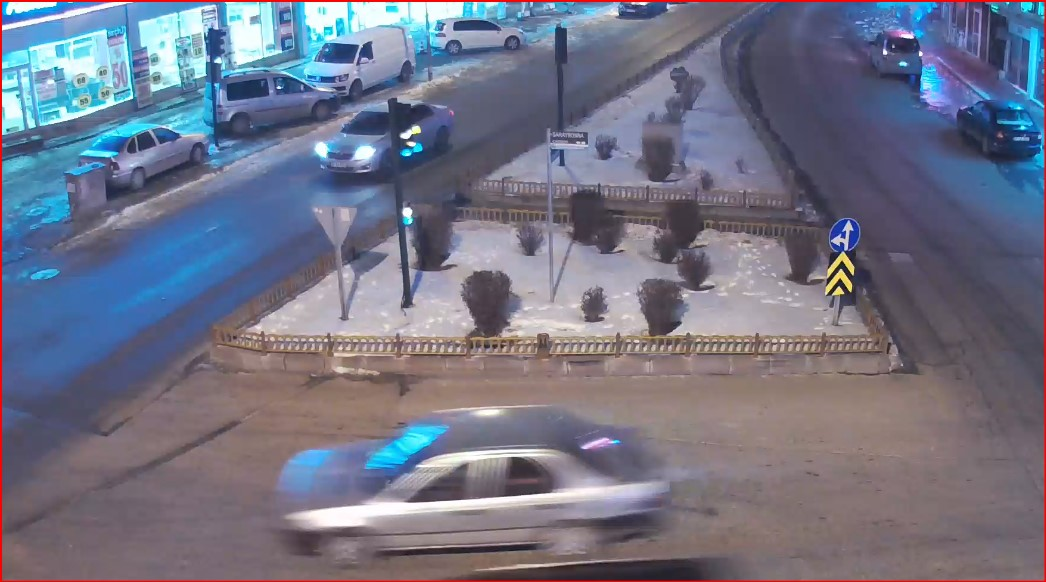
#> input picture Keskinlestirme.jpg, 1046 x 582 px
$ python 11.haftaQuiz.py
#> lines starting #> are read from the running program, lines starting #| are printed output that depends on the picture; after the words box and inside, x2 and y2 are one past the last pixel; in counts of white or black regions, pixels touching at a corner belong together
import numpy as np
import argparse  #console'dan parametre girisi için
import cv2
import imutils
from matplotlib import pyplot as plt

"""
ap = argparse.ArgumentParser()
ap.add_argument("-i", "--image", required=True, help="Resim yolunu ve dosya adını gir")
args = vars(ap.parse_args())
"""

img = cv2.imread("Keskinlestirme.jpg")
#> img is the input picture: shape (582, 1046, 3); mean B, G, R 133.6, 115.6, 113.5

kernel = np.array([[-1,-1,-1], [-1,9,-1], [-1,-1,-1]])

img_sharpened = cv2.filter2D(img, -1, kernel)
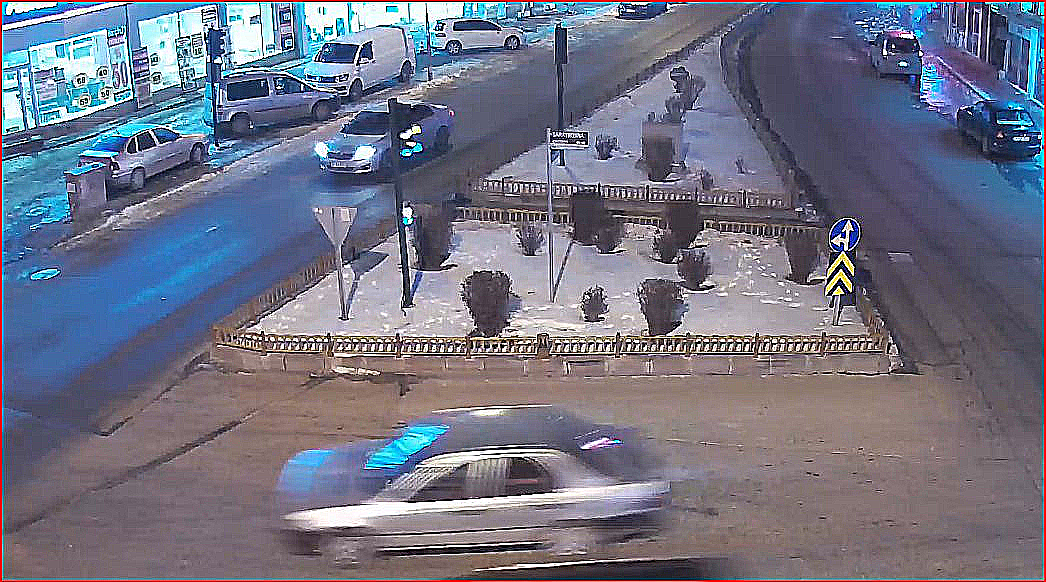
#> img_sharpened: shape (582, 1046, 3); mean B, G, R 131.9, 114.7, 113.1

cv2.imwrite("sharpened.jpg",img_sharpened)

cv2.imshow('Bulanik', img)
cv2.imshow('Keskin', img_sharpened)

# resime yazı yazdırma
"""
img = np.zeros((480,640,3), np.uint8)

img = cv2.line(img,(320,0),(320,480),(255,0,0),2)
img = cv2.line(img,(0,240),(640,240),(255,0,0),2)

for i in range (0,640,10):
    img = cv2.line(img,(i,235),(i,245),(255,0,0),2)

for i in range (0,480,10):
    img = cv2.line(img,(315,i),(325,i),(255,0,0),2)

cv2.putText(img, "170303003 - Ayse Kartal", (500,30),cv2, 0.5,(0,0,255),2,cv2.LINE_AA)
cv2.imshow("001", img)
"""

position = ((int) (img_sharpened.shape[1]/2 - 268/2), (int) (img_sharpened.shape[0]/2 - 36/2))
#> position = (389, 273)

cv2.putText(
     img_sharpened,
     "170303003-Ayse Kartal",
     position,
     cv2.FONT_HERSHEY_SIMPLEX,
     1,
     (209, 80, 0, 255),
     3)
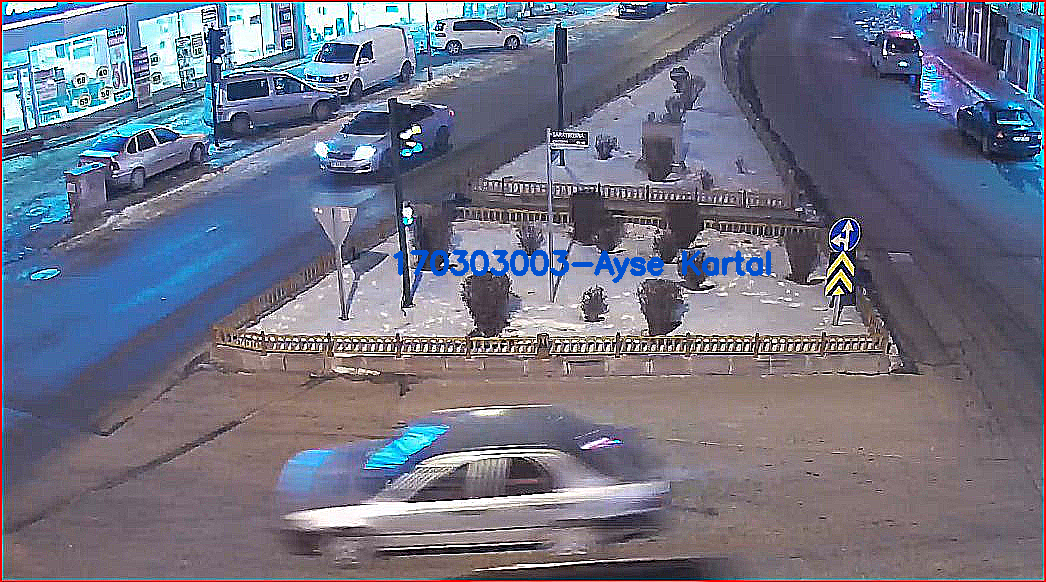
#> img_sharpened: shape (582, 1046, 3); 0.72% of pixels changed, all inside (x1, y1, x2, y2) = (393, 250, 771, 283)
cv2.imwrite('output.png', img_sharpened)
cv2.imshow("Yazili ve Keskinlesmis Resim", img_sharpened)
cv2.waitKey(0)

$ run again, with left.png saved as Keskinlestirme.jpg
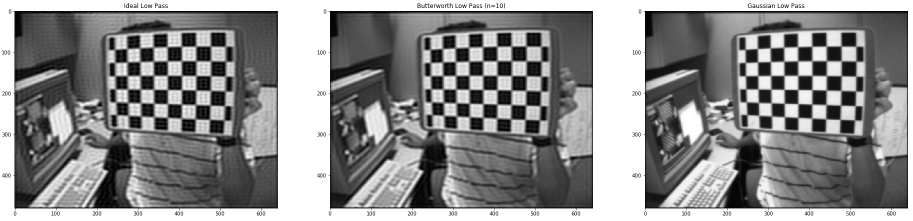
#> input picture left.png, 1826 x 442 px (shown at 1/2 size)
#> img is the input picture: shape (442, 1826, 3); min 0, max 255, mean 140
#> `img_sharpened = cv2.filter2D(img, -1, kernel)`:
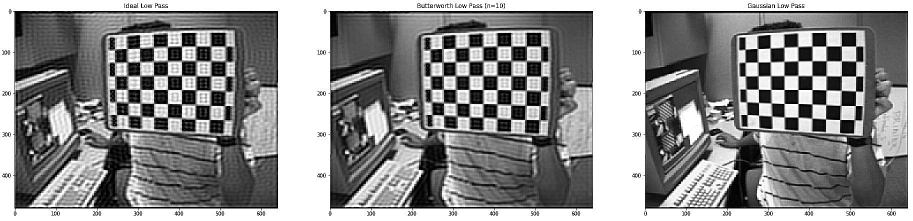
#> img_sharpened: shape (442, 1826, 3) (shown at 1/2 size); min 0, max 255, mean 140.4
#> `cv2.putText( img_sharpened, "170303003-Ayse Kartal", position, cv2.FON..`:
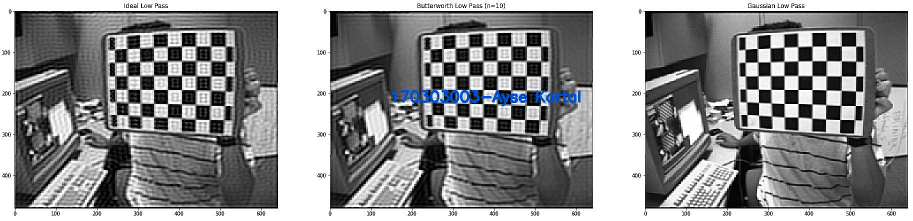
#> img_sharpened: shape (442, 1826, 3) (shown at 1/2 size); 0.54% of pixels changed, all inside (x1, y1, x2, y2) = (783, 180, 1161, 213)
